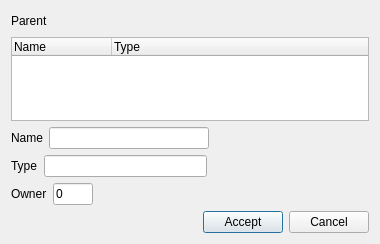
<?xml version="1.0" encoding="UTF-8"?>
<ui version="4.0">
 <class>Dialog</class>
 <widget class="QDialog" name="Dialog">
  <property name="geometry">
   <rect>
    <x>0</x>
    <y>0</y>
    <width>380</width>
    <height>244</height>
   </rect>
  </property>
  <property name="windowTitle">
   <string>Collection Properties</string>
  </property>
  <layout class="QVBoxLayout" name="verticalLayout">
   <item>
    <layout class="QHBoxLayout" name="horizontalLayout_5">
     <item>
      <widget class="QLabel" name="parentLabel">
       <property name="text">
        <string>Parent</string>
       </property>
      </widget>
     </item>
     <item>
      <spacer name="horizontalSpacer_5">
       <property name="orientation">
        <enum>Qt::Horizontal</enum>
       </property>
       <property name="sizeHint" stdset="0">
        <size>
         <width>40</width>
         <height>20</height>
        </size>
       </property>
      </spacer>
     </item>
    </layout>
   </item>
   <item>
    <widget class="QTreeWidget" name="collectionTreeWidget">
     <column>
      <property name="text">
       <string>Name</string>
      </property>
     </column>
     <column>
      <property name="text">
       <string>Type</string>
      </property>
     </column>
    </widget>
   </item>
   <item>
    <layout class="QHBoxLayout" name="horizontalLayout">
     <item>
      <widget class="QLabel" name="label">
       <property name="text">
        <string>Name</string>
       </property>
      </widget>
     </item>
     <item>
      <widget class="QLineEdit" name="nameLineEdit"/>
     </item>
     <item>
      <spacer name="horizontalSpacer_2">
       <property name="orientation">
        <enum>Qt::Horizontal</enum>
       </property>
       <property name="sizeHint" stdset="0">
        <size>
         <width>40</width>
         <height>20</height>
        </size>
       </property>
      </spacer>
     </item>
    </layout>
   </item>
   <item>
    <layout class="QHBoxLayout" name="horizontalLayout_3">
     <item>
      <widget class="QLabel" name="label_2">
       <property name="text">
        <string>Type</string>
       </property>
      </widget>
     </item>
     <item>
      <widget class="QLineEdit" name="typeLineEdit"/>
     </item>
     <item>
      <spacer name="horizontalSpacer_3">
       <property name="orientation">
        <enum>Qt::Horizontal</enum>
       </property>
       <property name="sizeHint" stdset="0">
        <size>
         <width>40</width>
         <height>20</height>
        </size>
       </property>
      </spacer>
     </item>
    </layout>
   </item>
   <item>
    <layout class="QHBoxLayout" name="horizontalLayout_4">
     <item>
      <widget class="QLabel" name="label_3">
       <property name="text">
        <string>Owner</string>
       </property>
      </widget>
     </item>
     <item>
      <widget class="QLineEdit" name="ownerLineEdit">
       <property name="maximumSize">
        <size>
         <width>40</width>
         <height>16777215</height>
        </size>
       </property>
       <property name="text">
        <string>0</string>
       </property>
      </widget>
     </item>
     <item>
      <spacer name="horizontalSpacer_4">
       <property name="orientation">
        <enum>Qt::Horizontal</enum>
       </property>
       <property name="sizeHint" stdset="0">
        <size>
         <width>40</width>
         <height>20</height>
        </size>
       </property>
      </spacer>
     </item>
    </layout>
   </item>
   <item>
    <layout class="QHBoxLayout" name="horizontalLayout_2">
     <item>
      <spacer name="horizontalSpacer">
       <property name="orientation">
        <enum>Qt::Horizontal</enum>
       </property>
       <property name="sizeHint" stdset="0">
        <size>
         <width>40</width>
         <height>20</height>
        </size>
       </property>
      </spacer>
     </item>
     <item>
      <widget class="QPushButton" name="acceptButton">
       <property name="text">
        <string>Accept</string>
       </property>
      </widget>
     </item>
     <item>
      <widget class="QPushButton" name="rejectButton">
       <property name="text">
        <string>Cancel</string>
       </property>
      </widget>
     </item>
    </layout>
   </item>
  </layout>
 </widget>
 <resources/>
 <connections/>
</ui>
